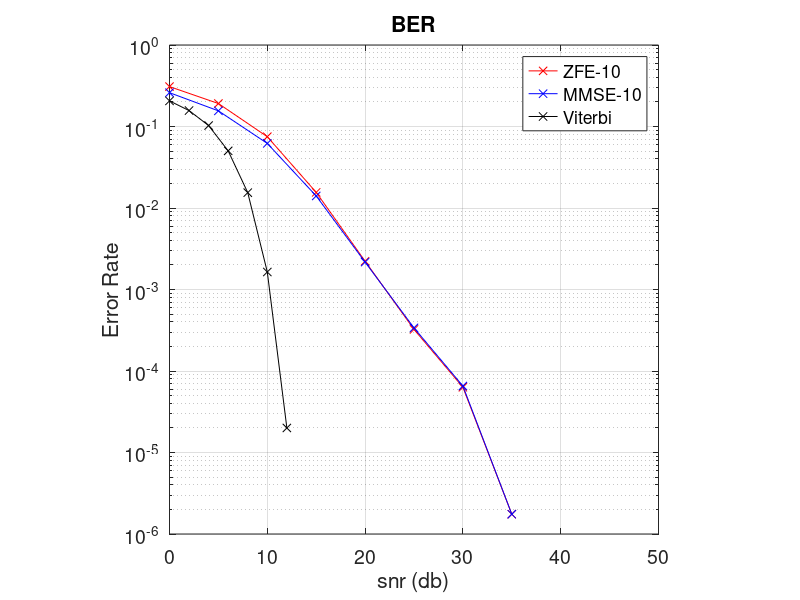

Recreate this plot in MATLAB.
clear;clc;
load nframes.mat
load bit_errs_zfe_10.mat
load bit_errs_mmse_10.mat
load error_matrix.mat
snr_db=0:5:50;
figure();
number_of_bits=4000;
semilogy(snr_db, bit_errs_zfe_10./nframes/number_of_bits, 'r-x','DisplayName','ZFE-10');hold on;
semilogy(snr_db, bit_errs_mmse_10./nframes/number_of_bits, 'b-x','DisplayName','MMSE-10');

snr_db=0:2:20;
hold on;semilogy(snr_db,error_matrix,'k-x','DisplayName','Viterbi');

legend;
title('BER')
xlabel('snr (db)'); ylabel('Error Rate');
set(gca,'FontSize',14)
axis square;grid on;
saveas(gcf,'q1.eps','epsc')
